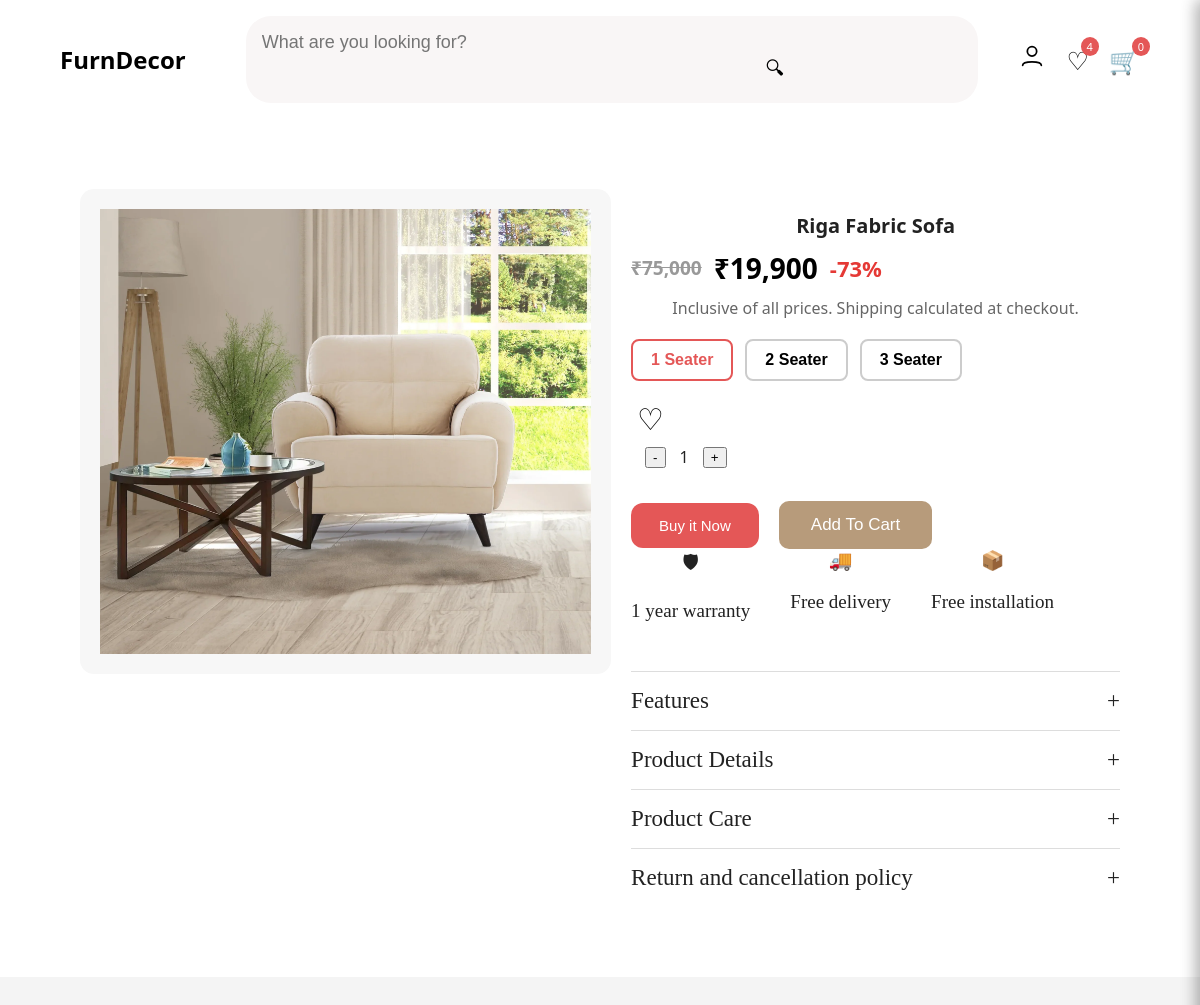
The page /sofa/riga/ (signed in) on the database its author committed.
### store_livingRoom/models.py (models this page shows, shortened)
class ProductVariant(models.Model):
    product = models.ForeignKey(Product, on_delete=models.CASCADE, related_name="variants")
    seater = models.CharField(max_length=20, null=True, blank=True)   # single, two, three
    price = models.IntegerField()
    old_price = models.IntegerField()
    discount = models.IntegerField()
    image = models.ImageField(upload_to="products/")

class Product(models.Model):
    name = models.CharField(max_length=200)
    slug = models.SlugField(unique=True)
    category = models.CharField(max_length=100)
    features = models.TextField(blank=True)
    details = models.TextField(blank=True)
    product_care = models.TextField(blank=True)
    return_policy = models.TextField(blank=True)

### store_livingRoom/views.py (the view)
# urls.py: path('sofa/<slug:slug>/', views.sofa_detail, name='sofa_detail'),
def sofa_detail(request, slug):
    product = get_object_or_404(Product, slug=slug)
    variants = ProductVariant.objects.filter(product=product)
    selected_variant = variants.first()
    is_wishlisted = False
    if request.user.is_authenticated:
        is_wishlisted = Wishlist.objects.filter(
            user=request.user,
            product=product
        ).exists()
    context = {
        'product': product,
        'variants': variants,
        'selected_variant': selected_variant,
        'is_wishlisted': is_wishlisted,
    }
    return render(request, 'store_livingRoom/sofa_detail.html', context)

### store_livingRoom/context_processors.py (called while the page is built)
def wishlist_count(request):
    if request.user.is_authenticated:
        items = Wishlist.objects.filter(user=request.user)
    else:
        items = Wishlist.objects.filter(user__isnull=True)
    return {
        'wishlist_count': items.count(),
        'wishlist_items': items
    }

### templates/store_livingRoom/sofa_detail.html (shortened to what this page needs)
<!DOCTYPE html>
<html>
<head>
    {% load static %}
    {% load humanize %}
    <link rel="stylesheet" href="{% static 'css/style.css' %}">
</head>
<body>
<div class="navbars">
    <div class="logo">
        <a href="/">FurnDecor</a>
    </div>
    <div class="search-box">
     <form method="get" action="{% url 'search' %}">
        <input type="text" name="q" placeholder="What are you looking for?">
         <button type="submit" class="search-icon">🔍︎</button>
     </form>
    </div>
    <div class="nav-icons">
        <a href="{% url 'login' %}">
<svg width="28" height="28" viewBox="0 0 24 24" fill="none"
     xmlns="http://www.w3.org/2000/svg">
  <circle cx="12" cy="8" r="4" stroke="black" stroke-width="1.5"/>
  <path d="M4 20c0-4 16-4 16 0"
        stroke="black" stroke-width="1.5"
        stroke-linecap="round"/>
</svg>
</a>
    <a href="javascript:void(0)" id="wishlistToggle">
   ♡ <span class="count">{{ wishlist_count }}</span>
</a>
<a href="javascript:void(0)" onclick="openCart()">
    🛒 <span class="count" id="cart-count">0</span>
</a>
</div>
</div>
<div class="section product-detail-page">
  <div class="product-detail-grid">
        <div class="detail-left">
            <img src="{{selected_variant.image.url  }}"
            id="mainSofaImage"
            class="main-sofa-img">
        </div>
        <div class="detail-right">
            <h1 class="product-title">
                {{ selected_variant.product.name }}
            </h1>
            <div class="price-block">
               <span class="old-price">
                    ₹{{ selected_variant.old_price|intcomma }}
                </span>
                <span class="new-price">
                    ₹{{ selected_variant.price|intcomma }}
                </span>
                 {% if selected_variant.discount %}
        <span class="discounts">-{{ selected_variant.discount }}%</span>
    {% endif %}
            </div>
            <p class="tax-text">
                Inclusive of all prices. Shipping calculated at checkout.
            </p>
<div class="seater-options">
    {% for variant in variants %}
    <button
        class="seater-btn {% if variant.id == selected_variant.id %}active{% endif %}"
        data-id="{{ variant.id }}"
        data-price="{{ variant.price }}"
        data-old="{{ variant.old_price }}"
        data-discount="{{ variant.discount }}"
        data-image="{{ variant.image.url }}"
        onclick="changeVariant(this)">
       {% if variant.seater %}
    <b>{{ variant.seater|title }} Seater</b>
{% endif %}
    </button>
    {% endfor %}
</div>
           <div class="wishlist-qty">
    <button
        id="wishlistBtn"
        class="{% if is_wishlisted %}wish-active{% endif %}"
        onclick="toggleWishlist({{ product.id }})"
    >
        {% if is_wishlisted %}
            ♥
        {% else %}
            ♡
        {% endif %}
    </button>
</div>
           <div class="qty-box">
    <button type="button" onclick="decreaseQty(this)">-</button>
    <span class="qtyValue">1</span>
    <button type="button" onclick="increaseQty(this)">+</button>
</div>
<div class="action-btns">
{% include "partials/buy_button.html" with variant=selected_variant %}
                <button
                type="button"
                class="cart-btn"
                onclick="addToCart({{ selected_variant.id }})">
                Add To Cart
               </button>
            </div>
            <div class="icon-features">
                <div>
                    <span>🛡</span>
                    <p>1 year warranty</p>
                </div>
                <div>
                    <span>🚚</span>
                    <p>Free delivery</p>
                </div>
                <div>
                    <span>📦</span>
                    <p>Free installation</p>
                </div>
            </div>
<div class="acc-item">
    <div class="acc-header" onclick="toggleAcc(this)">
      Features <span>+</span>
     </div>
        {{ product.features|safe }}
</div>
<div class="acc-item">
    <div class="acc-header" onclick="toggleAcc(this)">
        Product Details <span>+</span>
     </div>
</div>
<div class="acc-item">
    <div class="acc-header" onclick="toggleAcc(this)">
        Product Care <span>+</span>
     </div>
</div>
<div class="acc-item">
    <div class="acc-header" onclick="toggleAcc(this)">
        Return and cancellation policy <span>+</span>
     </div>
</div>
</body>
</html>

### static/css/style.css (style rules this page uses)
body { margin: 0; font-family: 'Segoe UI', sans-serif; background-color: #f4f4f4; color: #222; }
.logo { font-size: 24px; font-weight: bold; }
.section { padding: 70px 80px; text-align: center; background-color: #e5e0e0; }
.discounts { color: #e53935; font-size: 22px; font-weight: 600; margin-right: 8px; }
.new-price { font-size: 21px; font-weight: 700; color: #000; }
.old-price { font-size: 19px; font-weight: 700; color: #9e9e9e; text-decoration: line-through; }
.product-detail-page { background: #fff; }
.product-detail-grid { display: grid; grid-template-columns: 1.2fr 1fr; gap: 60px; align-items: start; }
.detail-left { width: 100%; }
.main-sofa-img { width: 100%; max-width: 520px; height: auto; border-radius: 14px; object-fit: contain; background: #f7f7f7; padding: 20px; }
.detail-right { width: 100%; padding-top: 10px; }
.product-title { font-size: 20px; margin-bottom: 10px; }
.price-block { display: flex; align-items: center; gap: 12px; }
.old-price { text-decoration: line-through; color: #999; }
.new-price { font-size: 28px; font-weight: 700; }
.tax-text { color: #666; margin: 10px 0 20px; }
.seater-options { display: flex; gap: 12px; margin-bottom: 20px; }
.seater-btn { padding: 10px 18px; border: 2px solid #ccc; background: #fff; border-radius: 8px; cursor: pointer; font-size: 16px; }
.seater-btn.active { border-color: #e45757; color: #e45757; }
#wishlistBtn { font-size: 30px; cursor: pointer; border:none; background: none; margin-right: 450px; }
.qty-box { display: flex; align-items: center; gap: 14px; padding: 8px 14px; margin-bottom: 25px; }
.action-btns { display: flex; gap: 20px; align-items: center; }
.cart-btn { background: #b79b7b; color: white; border: none; padding: 14px 32px; border-radius: 10px; cursor: pointer; font-size: 17px; }
.icon-features { display: flex; gap: 40px; margin-bottom: 30px; }
.icon-features div { text-align: center; font-size: 19px; font-family: 'Times New Roman'; }
.acc-item { border-top: 1px solid #ddd; }
.acc-header { padding: 16px 0; font-size: 19px; font-family: 'Times New Roman', Times, serif; display: flex; justify-content: space-between; cursor: pointer; font-size: 23px; }
.navbars { display: flex; align-items: center; justify-content: space-between; padding: 16px 60px; background: white; }
.logo a { font-size: 24px; font-weight: bold; color: black; text-decoration: none; }
.search-box { display: flex; align-items: center; background: #f9f6f6; border-radius: 25px; margin-left: 60px; margin-right: 40px;; padding: 15px 14px; width: 380px; border: none; outline: none; flex: 1; font-size: 16px; background-color:#f9f6f6 ; }
.search-box input { border: none; outline: none; background: transparent; flex: 1; font-size: 18px; }
.nav-icons { display: flex; gap: 20px; align-items: center; }
.nav-icons a { color: black; text-decoration: none; font-size: 25px; position: relative; }
.nav-icons .count { position: absolute; top: -6px; right: -10px; background: #e45757; color: white; font-size: 11px; padding: 2px 6px; border-radius: 50%; }
.search-icon { color: black; font-size:19px; margin-left:500px; border:none; background:none; }

### rows shown on the page
ProductVariant: image (picture), product.name "Riga Fabric Sofa", old_price "75,000", price "19,900", discount "73", seater "1"
ProductVariant: seater "2"
ProductVariant: seater "3"

### other values the page prints
{{ wishlist_count }} "4"
